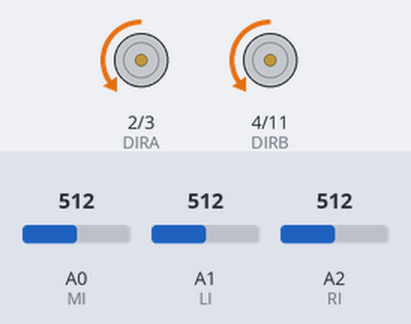
The sketch below on a simulated Arduino Uno, built with avr-gcc and run on an emulated ATmega328P. Parts: direction and speed pins drawn as motors (green arrow = direction pin HIGH = forward, orange = LOW = backward, longer = more drive). The inputs (shaded band) are chosen by the test bench; at power-on: A1 (LI) = 512, A0 (MI) = 512, A2 (RI) = 512.

Above: at 1.2 s.
1.3 s: A1 (LI) set to 523
At 2.5 s:
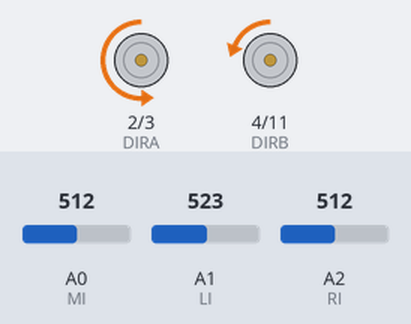
2.8 s: A0 (MI) set to 522
At 3.7 s:
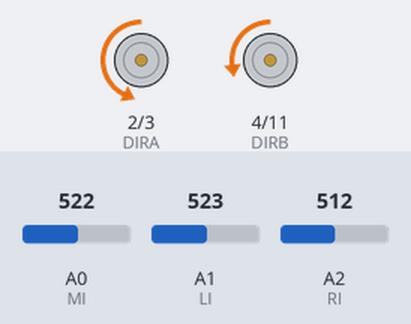
4.3 s: A2 (RI) set to 525
At 4.9 s:
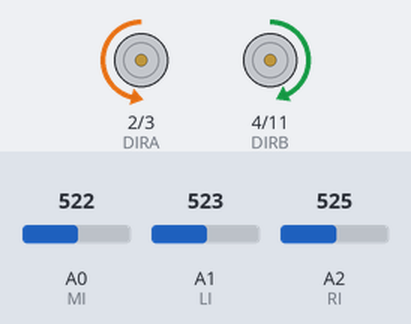
5.8 s: A0 (MI) set to 511
At 7.0 s:
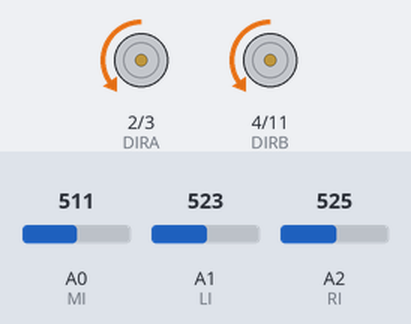
7.3 s: A1 (LI) set to 511
At 8.3 s:
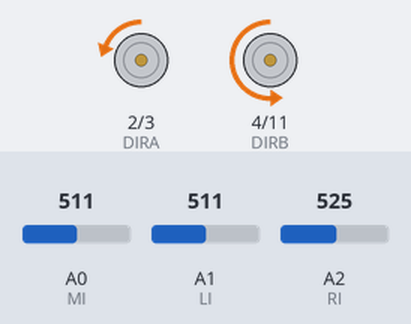
8.8 s: A2 (RI) set to 511
At 9.5 s:
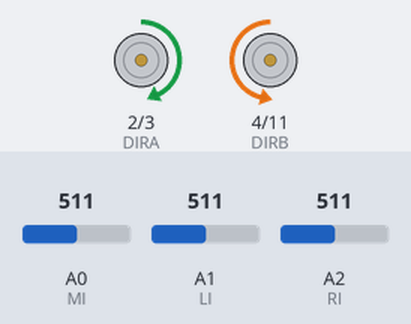
Timing chart, 0 to 11.3 s (numbered marks = the images above; inputs shaded):
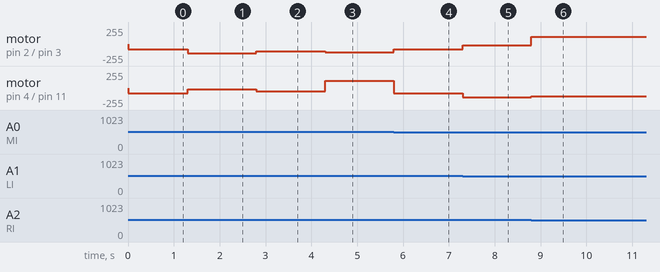

The sketch:

pid.ino
```cpp
//parameter for pid
#define kp 30
#define kd 30
//speed
#define sp 80
//sensor value threshold
#define BLACK 512
//motor direction
#define FORWARD 0
#define BACKWARD 1
//motor id
#define RM 0
#define LM 1
//pin
#define MI A0  //middle sensor
#define LI A1  //left sensor
#define RI A2  //right sensor
#define DIRA 2 // Direction control for motor A
#define PWMA 3  // PWM control (speed) for motor A
#define DIRB 4 // Direction control for motor B
#define PWMB 11 // PWM control (speed) for motor B

//is black
byte k(int reading){
  if (reading>BLACK) return 1;
  else return 0;
}

//gets location of the robot
int get_x(int prev){
//negative location means on the left of the lane, positive on the right
//the more negative, the more on the left, more positive more on the right
    int mi = analogRead(MI);//middle sensor reading
    int li = analogRead(LI);//left sensor reading
    int ri = analogRead(RI);//right sensor reading
    if ((!k(li)&&!k(mi)&&!k(ri))||(k(li)&&k(mi)&&k(ri))){
    // if all sensor are white or all sensor are black
      if (prev<0) return -10;//if previous detection is on the left, then it's on the very left
      else if (prev>0) return 10;//on the very right
      else return 0;//in the middle
    }else if (k(ri)&&!k(mi)&&!k(li)) return -2;//if only the right sensor is black, then it's on the far left
    else if (k(ri)&&k(mi)&&!k(li)) return -1;//if the right and middle sensor is black, then it's on the left
    else if (k(mi)&&!k(li)&&!k(ri)) return 0;//if the middle sensor is black, then it's in the middle
    else if (k(li)&&k(mi)&&!k(ri)) return 1;//if the left and middle sensor is black, then it's on the right
    else if (k(li)&&!k(mi)&&!k(ri)) return 2;//if only the left sensor is black, then it's on the far right
    else return 0;//other situations, pretend it's in the middle
}


// driveArdumoto drives 'motor' in 'dir' direction at 'spd' speed
void driveArdumoto(byte motor, byte dir, byte spd)
{
  if (motor == RM)
  {
    digitalWrite(DIRA, dir);
    analogWrite(PWMA, spd);
  }
  else if (motor == LM)
  {
    digitalWrite(DIRB, dir);
    analogWrite(PWMB, spd);
  }
}

//drives robot using pid
void drive(int v=128, int dx_prev=0, int dx=0){
  //parameters:
  //  v: base speed
  //  dx_prev: location of previous loop
  //  dx: location of current loop
  int dv = kp * dx + kd * (dx-dx_prev);//defines spining speed
  int lv = v - dv;//left motor speed
  int rv = v + dv;//right motor speed
  if (lv>0) driveArdumoto(LM,FORWARD,lv);
  else driveArdumoto(LM,BACKWARD,-lv*0.5);
  if (rv>0) driveArdumoto(RM,FORWARD,rv);
  else driveArdumoto(RM,BACKWARD,-rv*0.5);
}

//setup arduino
void setup()
{
  //All sensor pins are inputs:
  pinMode(MI,INPUT);
  pinMode(LI,INPUT);
  pinMode(RI,INPUT);

  // All motor pins are outputs:
  pinMode(PWMA, OUTPUT);
  pinMode(PWMB, OUTPUT);
  pinMode(DIRA, OUTPUT);
  pinMode(DIRB, OUTPUT);

  // Initialize motor pins as low:
  digitalWrite(PWMA, LOW);
  digitalWrite(PWMB, LOW);
  digitalWrite(DIRA, LOW);
  digitalWrite(DIRB, LOW);
}

int x = 0;//current position
void loop()
{
    int newx = get_x(x);//get new location using old location
    drive(sp, x, newx);//use old and new location to drive
    x = newx;//set new location as current location
}
```

Measured:
- the behaviour switches between 512 and 513 on A1 (LI) (found by bisection; images 0 and 1)
- the behaviour switches between 512 and 513 on A2 (RI) (found by bisection; images 2 and 3)
- after the input at 1.3 s, motor on pin 2 (DIRA) / pin 3 (PWMA): backward 80/255 → backward 140/255 at once; motor on pin 4 (DIRB) / pin 11 (PWMB): backward 80/255 → backward 20/255 at once
- after the input at 2.8 s, motor on pin 2 (DIRA) / pin 3 (PWMA): backward 140/255 → backward 110/255 at once; motor on pin 4 (DIRB) / pin 11 (PWMB): backward 20/255 → backward 50/255 at once
- after the input at 4.3 s, motor on pin 2 (DIRA) / pin 3 (PWMA): backward 110/255 → backward 124/255 at once; motor on pin 4 (DIRB) / pin 11 (PWMB): backward 50/255 → forward 110/255 at once
- after the input at 5.8 s, motor on pin 2 (DIRA) / pin 3 (PWMA): backward 124/255 → backward 80/255 at once; motor on pin 4 (DIRB) / pin 11 (PWMB): forward 110/255 → backward 80/255 at once
- after the input at 7.3 s, motor on pin 2 (DIRA) / pin 3 (PWMA): backward 80/255 → backward 20/255 at once; motor on pin 4 (DIRB) / pin 11 (PWMB): backward 80/255 → backward 140/255 at once
- after the input at 8.8 s, motor on pin 2 (DIRA) / pin 3 (PWMA): backward 20/255 → forward 110/255 at once; motor on pin 4 (DIRB) / pin 11 (PWMB): backward 140/255 → backward 124/255 at once
